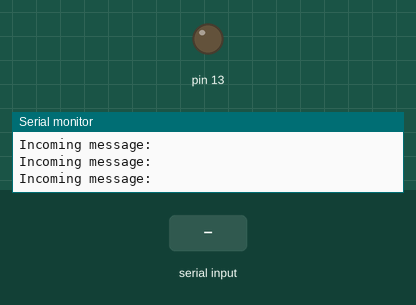
The sketch below on a simulated Arduino Uno, built with avr-gcc and run on an emulated ATmega328P. Parts: output pins drawn as LEDs (lit = HIGH), the last lines printed to the serial monitor. Inputs (shaded band) come from the test bench.

Above: at 1.2 s.
1.3 s: "LON" received over Serial
At 2.8 s:
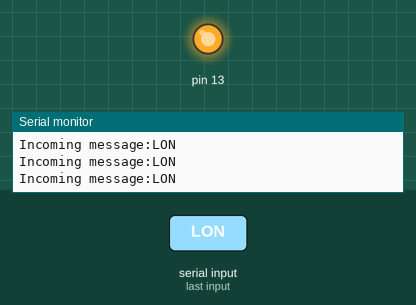
3.8 s: "LOFF" received over Serial
At 5.5 s:
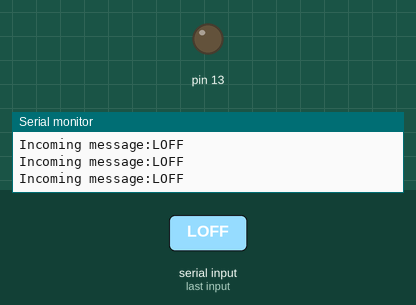
Timing chart, 0 to 7.0 s (numbered marks = the images above; inputs shaded):
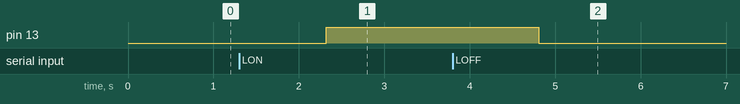

Measured:
- after the input at 1.3 s, pin 13: LOW → HIGH after 1.0 s
- after the input at 3.8 s, pin 13: HIGH → LOW after 1.0 s

The sketch:

SerialRead.ino
```cpp
#include <SoftwareSerial.h>

SoftwareSerial mySerial(2, 3); // RX, TX
String incoming = "";

void setup() {
  // put your setup code here, to run once:
  pinMode(13,OUTPUT);
  Serial.begin(9600);
  while (!Serial){
    ; // Wait for serial port to connect. Needed for native USB Only
  }

  mySerial.begin(38400);
  mySerial.println("Hello,world?");
}

void loop() {

  // put your main code here, to run repeatedly:
  if (Serial.available() > 0)
    incoming = Serial.readString();

  if (incoming.equalsIgnoreCase("LON")){
    digitalWrite(13, HIGH);
  }


  if (incoming.equalsIgnoreCase("LOFF")){
    digitalWrite(13, LOW);
  }
  Serial.println("Incoming message:" + incoming);
  //delay(1000);

}
```
